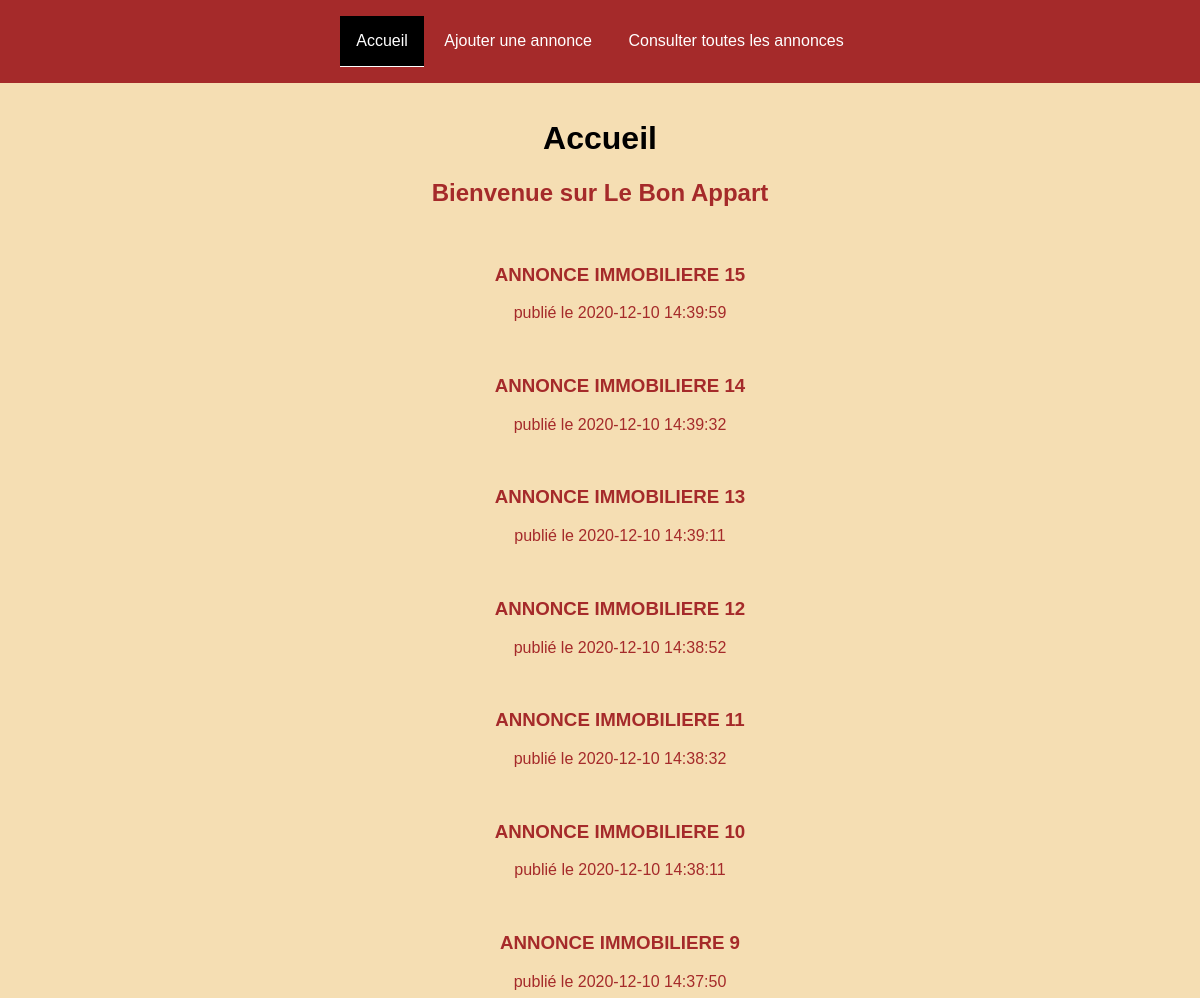
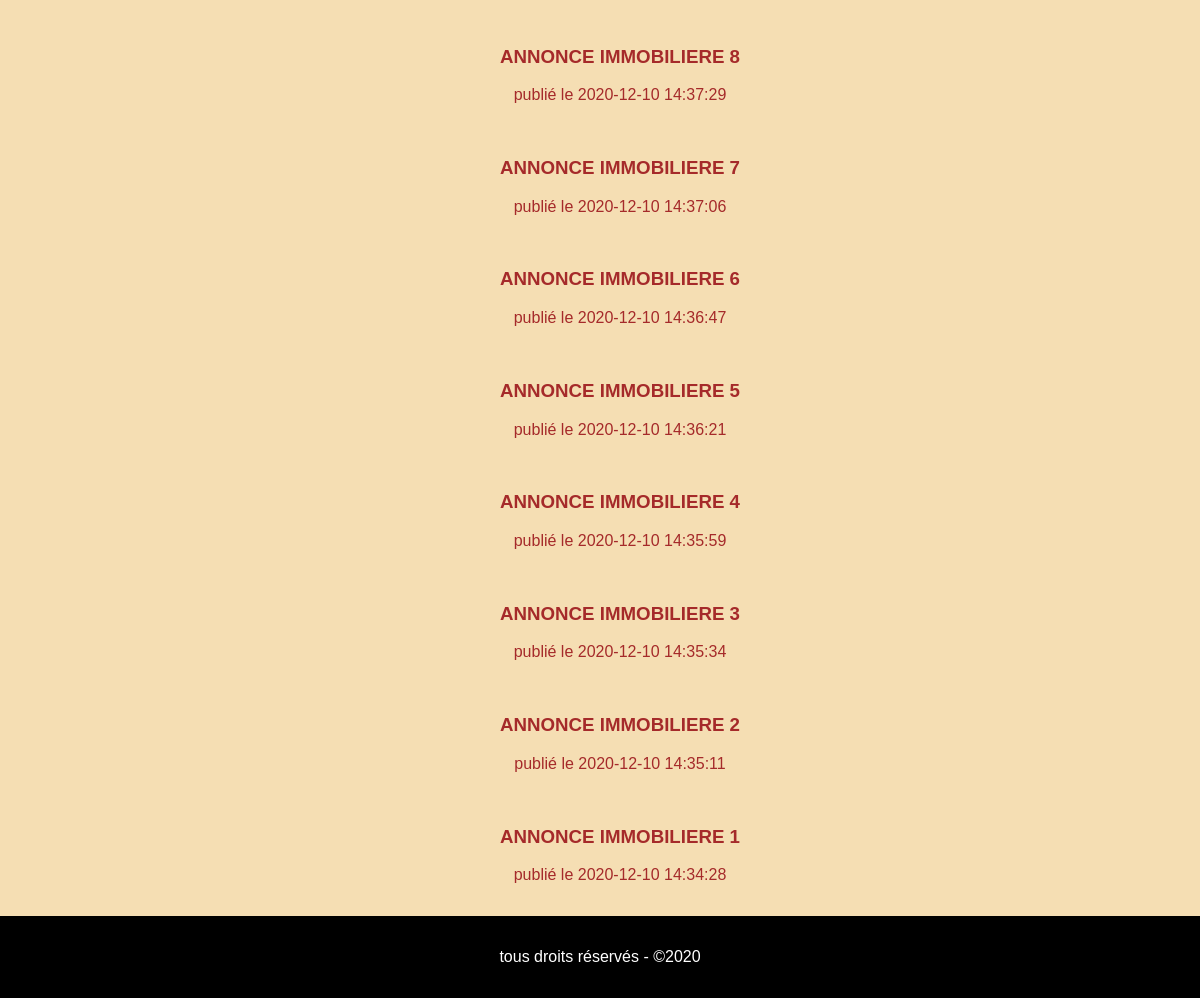
The page / on the database its author committed (2 pictures, top to bottom).
### tables this page shows
CREATE TABLE `advert` (
  `id` int(11) NOT NULL,
  `title` varchar(160) NOT NULL,
  `description` text NOT NULL,
  `postal_code` varchar(160) NOT NULL,
  `city` varchar(160) NOT NULL,
  `type` varchar(160) NOT NULL,
  `price` varchar(160) NOT NULL,
  `reservation_message` text NOT NULL,
  `datePublication` datetime NOT NULL
);

### php/model/fonctions-sql.php (called while the page is built, shortened)
<?php
function envoyerRequeteSql ($requeteSQL, $tabAsso)
{
    $user       = 'root';
    $password   = '';
    $hostSQL    = 'localhost';
    $portSQL    = '3306';
    $database   = 'database';
    $mysql        = "mysql:host=$hostSQL;port=$portSQL;dbname=$database;charset=utf8";
    try {
        if (Model::$dbh == null) {
            Model::$dbh = new PDO($mysql, $user, $password);
        }
        $sth = Model::$dbh->prepare($requeteSQL);
        $sth->execute($tabAsso);
        return $sth;
    } catch (PDOException $e) {
        echo 'Connexion échouée : ' . $e->getMessage();
    }
}
function lireTable ($table, $tri)
{
    $requeteSQL =
    <<<x
    SELECT * FROM $table
    ORDER BY $tri
    x;
    $resultat = envoyerRequeteSql($requeteSQL, []);
    $tabLigne = $resultat->fetchAll(PDO::FETCH_ASSOC);
    return $tabLigne;
}
?>

### index.php (called while the page is built, shortened)
<?php
require_once "php/view/header.php";
require_once "php/view/section-index.php";
require_once "php/view/footer.php";
?>

### php/view/fonctions-affichage.php (the view, shortened to what this page needs)
<?php
function afficherAnnonce()
{
    $tabLigne = lireTable("advert", "datePublication DESC");
    foreach($tabLigne as $ligneAsso)
    {
        extract($ligneAsso);
        echo
        <<<codehtml
        <br>
        <ul>
        <h3>$title</h3>
        <p>publié le $datePublication</p>
        </ul>
        codehtml;
    }
}

### assets/css/style.css (style rules this page uses)
html, body { width: 100%; height:100%; padding: 0; margin:0; font-size:16px; font-family: Verdana, Geneva, Tahoma, sans-serif; }
* { box-sizing: border-box; }
h2, h3 { width: 100%; }

### rows shown on the page
advert: title "ANNONCE IMMOBILIERE 15", datePublication "2020-12-10 14:39:59"
advert: title "ANNONCE IMMOBILIERE 14", datePublication "2020-12-10 14:39:32"
advert: title "ANNONCE IMMOBILIERE 13", datePublication "2020-12-10 14:39:11"
advert: title "ANNONCE IMMOBILIERE 12", datePublication "2020-12-10 14:38:52"
advert: title "ANNONCE IMMOBILIERE 11", datePublication "2020-12-10 14:38:32"
advert: title "ANNONCE IMMOBILIERE 10", datePublication "2020-12-10 14:38:11"
advert: title "ANNONCE IMMOBILIERE 9", datePublication "2020-12-10 14:37:50"
advert: title "ANNONCE IMMOBILIERE 8", datePublication "2020-12-10 14:37:29"
advert: title "ANNONCE IMMOBILIERE 7", datePublication "2020-12-10 14:37:06"
advert: title "ANNONCE IMMOBILIERE 6", datePublication "2020-12-10 14:36:47"
advert: title "ANNONCE IMMOBILIERE 5", datePublication "2020-12-10 14:36:21"
advert: title "ANNONCE IMMOBILIERE 4", datePublication "2020-12-10 14:35:59"
advert: title "ANNONCE IMMOBILIERE 3", datePublication "2020-12-10 14:35:34"
advert: title "ANNONCE IMMOBILIERE 2", datePublication "2020-12-10 14:35:11"
advert: title "ANNONCE IMMOBILIERE 1", datePublication "2020-12-10 14:34:28"

### other values the page prints
$valeur "Accueil"
$valeur "Ajouter une annonce"
$valeur "Consulter toutes les annonces"
$titre "Accueil"
